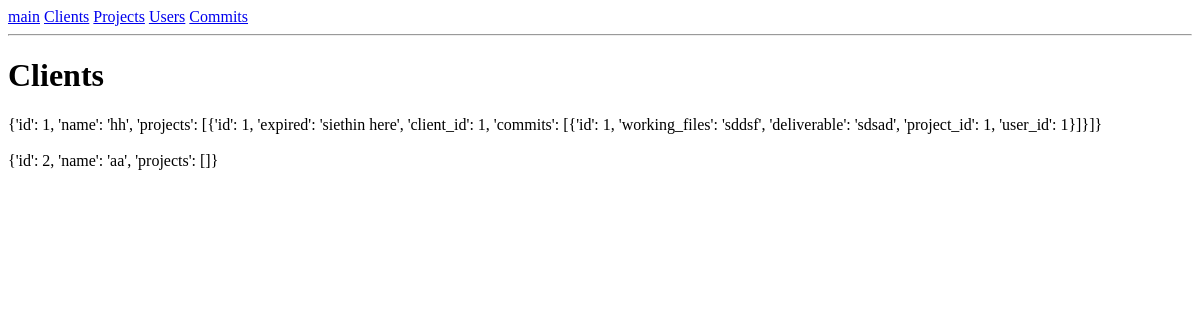
Before: /client with the older database file.
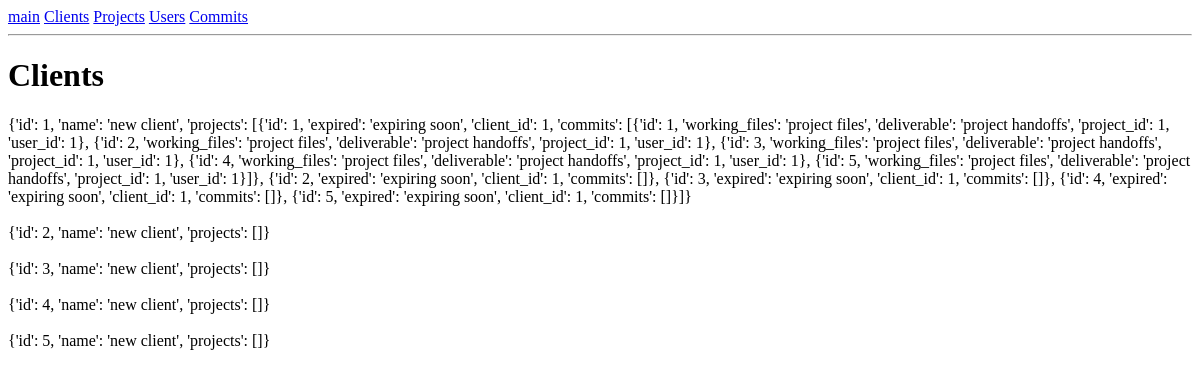
After: the same page with the newer database file.
### app.py (models this page shows, shortened)
class Client(db.Model):
    id = db.Column(db.Integer, primary_key=True)
    name = db.Column(db.String)
    projects = db.relationship('Project',
        backref=db.backref('Clients', lazy=True))

### app.py (the view)
@app.route('/client')
def clients():
    data = module.func.client_all()
    return render_template('clients.html', data=data)

### module/func.py (called while the page is built)
def scheme_project(row):
    commits = []
    for commit in row.commits:
        commits.append(scheme_commit(commit))
    return {
        'id': row.id,
        'expired': row.expired,
        'client_id': row.client_id,
        'commits': commits
    }

def scheme_commit(row):
    return {
        'id': row.id,
        'working_files': row.working_files,
        'deliverable': row.deliverable,
        'project_id': row.project_id,
        'user_id': row.user_id
    }

def scheme_client(row):
    projects = []
    for project in row.projects:
        projects.append(scheme_project(project))
    return {
        'id': row.id,
        'name': row.name,
        'projects': projects
    }

def client_all():
    output = []
    rows = app.Client.query.all()
    for row in rows:
        x = scheme_client(row)
        output.append(x)
    return output

### templates/clients.html
{% extends "base.html" %}
{% block content %}
<h1>Clients</h1>
{% for client in data %}
<div>
    {{client}}
</div>
<br>
{% endfor %}
{% endblock %}

Changed rows visible on the page:
changed Client (number 1 of 5 on the later page): client "{'id': 1, 'name': 'hh', 'projects': [{'id': 1, 'expired': 'siethin here', 'client_id': 1, 'commits': [{'id': 1, 'working_files': 'sddsf', 'deliverable': 'sdsad', 'project_id': 1, 'user_id': 1}]}]}" → "{'id': 1, 'name': 'new client', 'projects': [{'id': 1, 'expired': 'expiring soon', 'client_id': 1, 'commits': [{'id': 1, 'working_files': 'project files', 'deliverable': 'project handoffs', 'project_id': 1, 'user_id': 1}, {'id': 2, 'working_files': 'project files', 'deliverable': 'project handoffs', 'project_id': 1, 'user_id': 1}, {'id': 3, 'working_files': 'project files', 'deliverable': 'project handoffs', 'project_id': 1, 'user_id': 1}, {'id': 4, 'working_files': 'project files', 'deliverable': 'project handoffs', 'project_id': 1, 'user_id': 1}, {'id': 5, 'working_files': 'project files', 'deliverable': 'project handoffs', 'project_id': 1, 'user_id': 1}]}, {'id': 2, 'expired': 'expiring…"
changed Client (number 2 of 5 on the later page): client "{'id': 2, 'name': 'aa', 'projects': []}" → "{'id': 2, 'name': 'new client', 'projects': []}"
added Client: client "{'id': 3, 'name': 'new client', 'projects': []}"
added Client: client "{'id': 4, 'name': 'new client', 'projects': []}"
added Client: client "{'id': 5, 'name': 'new client', 'projects': []}"
